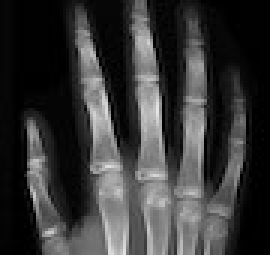
#> input picture images/hand-xray.jpeg, 90 x 85 px (shown 3 times larger)
$ python processhand.py
#> lines starting #> are read from the running program, lines starting #| are printed output that depends on the picture; after the words box and inside, x2 and y2 are one past the last pixel; in counts of white or black regions, pixels touching at a corner belong together
import matplotlib.pyplot as plt
import numpy as np

hand = plt.imread("./images/hand-xray.jpeg")
#> hand is the input picture: shape (85, 90); min 0, max 229, mean 55.1
mask = plt.imread("./images/hand-xray-tissu-mask.jpg")
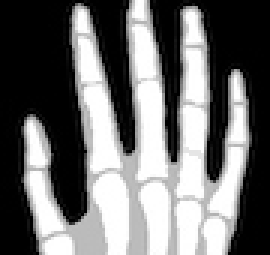
#> input picture images/hand-xray-tissu-mask.jpg, 90 x 85 px (shown 3 times larger)
#> mask is the input picture: shape (85, 90); min 0, max 255, mean 111.3
fracture = (mask > 225) & (mask < 235)
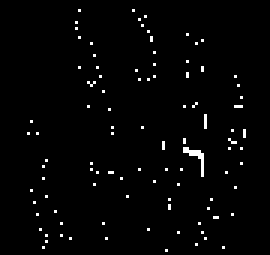
#> fracture: shape (85, 90) bool (shown 3 times larger); 1.8% white in thin lines or dots, all inside (x1, y1, x2, y2) = (9, 3, 82, 84)
bone = mask >= 235
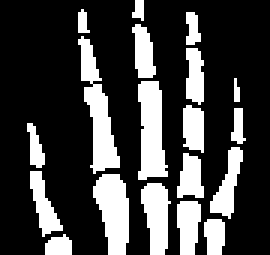
#> bone: shape (85, 90) bool (shown 3 times larger); 25.7% white; 19 white regions (1 under 20 px), largest, box (x1, y1, x2, y2) and area: (26, 12, 40, 58) 270, (46, 27, 56, 60) 243, (31, 58, 43, 85) 232
soft = (mask <= 225) & (mask > 30)
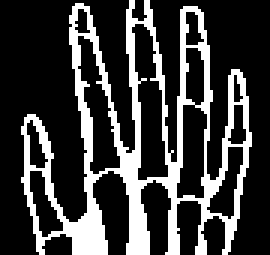
#> soft: shape (85, 90) bool (shown 3 times larger); 24.5% white; 1 white region, box (x1, y1, x2, y2) and area: (7, 0, 84, 85) 1871

tissues = np.zeros_like(hand)
tissues[soft] = 1
tissues[fracture] = 2
tissues[bone] = 3

# np.savetxt('hand-tissues.dat', tissues, fmt='%d')
with open('hand-data.js', 'w') as f:
    f.write('tissues = [\n')
    for row in tissues:
        f.write('[')
        for col in row:
            f.write('%d, ' % col)
        f.write('],\n')
    f.write(']\n')


musoft = 19.32
mubone = 42.8
attenuations = np.zeros_like(hand)
attenuations[bone] = mubone
attenuations[soft] = musoft
attenuations[fracture] = mubone
hand = np.array(hand, dtype=int)
L = hand / (255/3) / attenuations
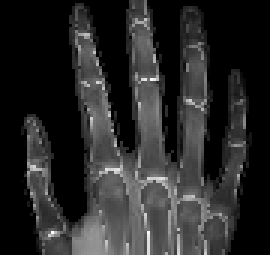
#> L: shape (85, 90) float64 (shown 3 times larger); 48% of the values are NaN or infinite; the others: min 0, max 0.122, mean 0.0376; drawn with min black, max white, NaN and infinite black
L[attenuations==0] = 0
L[soft] /= 1.5
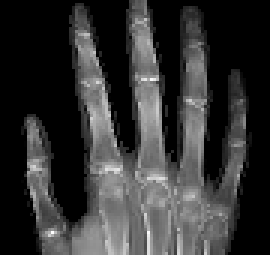
#> L: shape (85, 90) float64 (shown 3 times larger); min 0, max 0.0813, mean 0.0165; drawn with min black and max white
# np.savetxt('hand-thickness.dat', L, fmt='%.5f')
with open('hand-data.js', 'a') as f:
    f.write('thickness = [\n')
    for row in L:
        f.write('[')
        for col in row:
            f.write('%.5f, ' % col)
        f.write('],\n')
#> this loop made 85 passes
    f.write(']\n')
# plt.imshow(L)
# plt.colorbar()
# plt.show()
